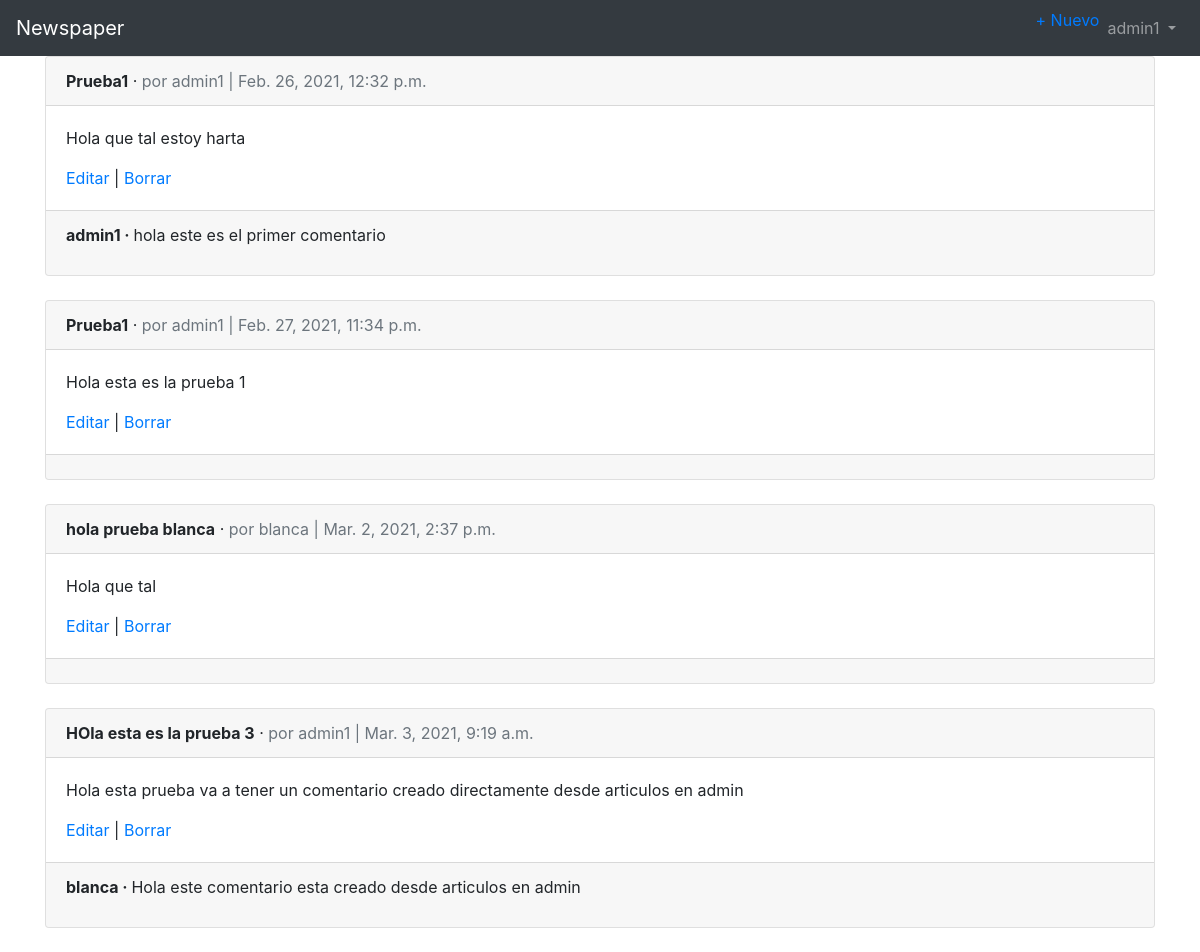
The page /articles/ (signed in) on the database as committed earlier.
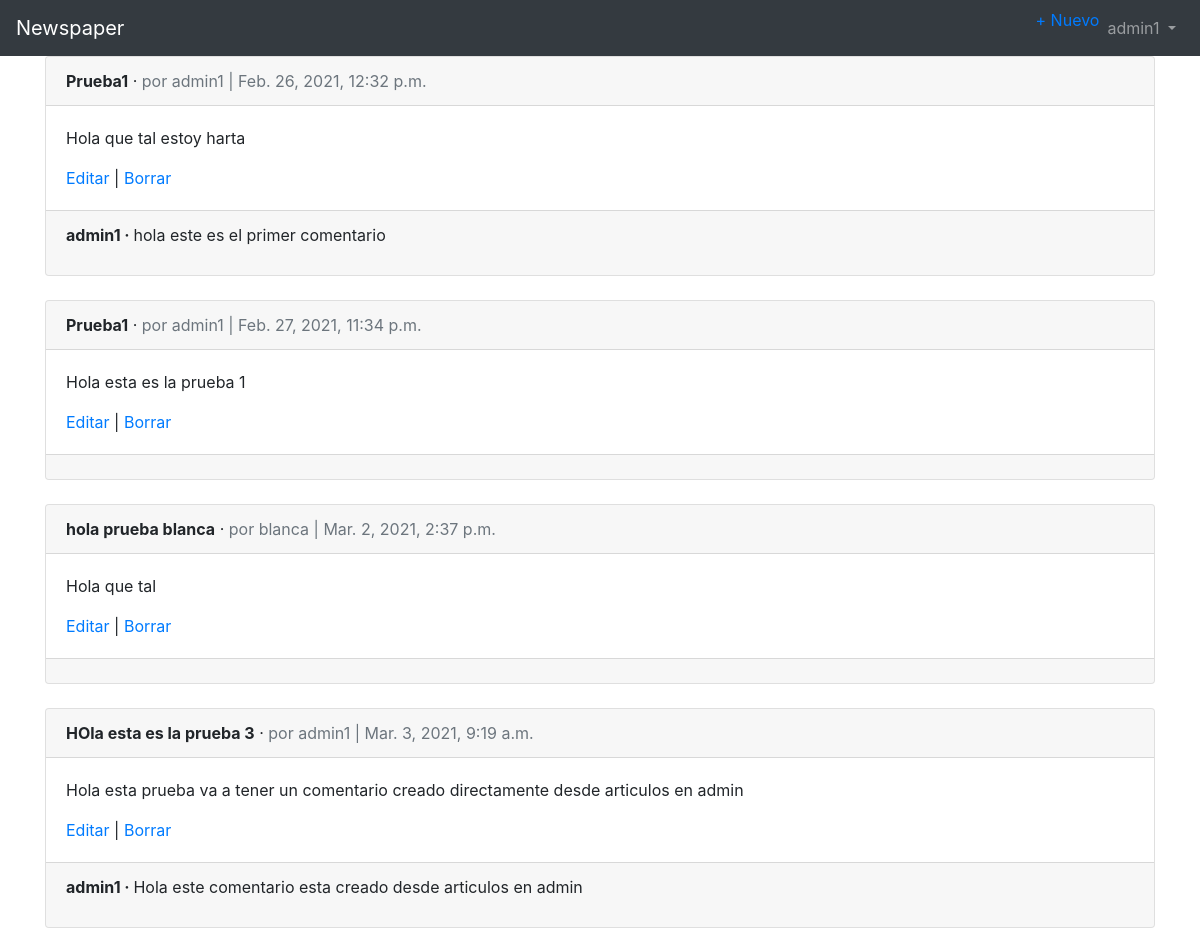
The same page on the database as committed later.
### articles/models.py (models this page shows, shortened)
class Comment(models.Model):
    article = models.ForeignKey(
        Article,
        on_delete=models.CASCADE,
        related_name='comments',
        verbose_name='Artículo'
    )
    comment = models.CharField(max_length=140, verbose_name='Comentario')
    author = models.ForeignKey(
        get_user_model(),
        on_delete=models.CASCADE,
        verbose_name='Autor'
    )
    def __str__(self):
        return self.comment

### accounts/models.py (models this page shows)
class CustomUser(AbstractUser):
    age = models.PositiveIntegerField(null=True, blank=True)

### articles/views.py (the view)
# urls.py: path('', ArticleListView.as_view(), name='article_list'),
class ArticleListView(LoginRequiredMixin, ListView):
    model = Article
    template_name = 'article_list.html'

### templates/article_list.html (shortened to what this page needs)
{% extends 'base.html' %}
{% block content %}
  {% for article in object_list %}
    <div class="card">
      <div class="card-header">
        <span class="font-weight-bold">{{ article.title }}</span> &middot;
        <span class="text-muted">por {{ article.author }} | {{ article.date }}</span>
      </div>
      <div class="card-body">
        <p>{{ article.body }}</p>
        <a href="{% url 'article_edit' article.pk %}">Editar</a> |
        <a href="{% url 'article_delete' article.pk %}">Borrar</a>
      </div>
      <div class="card-footer">
        {% for comment in article.comments.all %}
          <p>
            <span class="font-weight-bold">
              {{ comment.author }} &middot;
            </span>
            {{ comment }}
          </p>
        {% endfor %}
      </div>
    </div>
    <br>
  {% endfor %}
{% endblock content %}

Rows that differ between the two databases and show on the page:
changed Comment "Hola este comentario esta creado desde articulos en admin": author "blanca" → "admin1"
